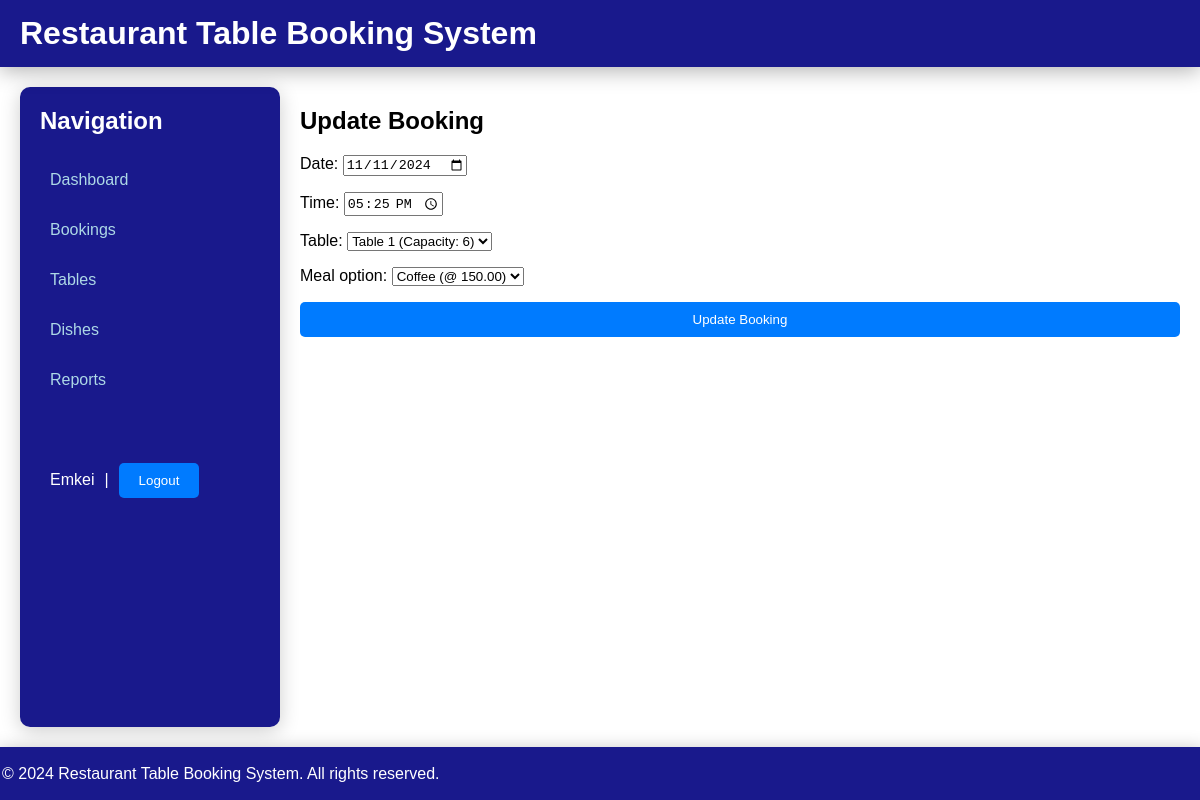
Screenshot of /booking/75/update/ (signed in) with the database file from the repository.
### booking/models.py (models this page shows, shortened)
class Booking(models.Model):
    user = models.ForeignKey(User, on_delete=models.CASCADE, null=True)
    date = models.DateField()
    time = models.TimeField()
    table = models.ForeignKey(Table, on_delete=models.CASCADE)
    meal_option = models.ForeignKey(Meal, on_delete=models.CASCADE, null=True)
    phone_number = models.CharField(max_length=15, null=True)

### booking/views.py (the view)
# urls.py: path('booking/<pk>/update/', views.BookingUpdateView, name='booking_update'),
def BookingUpdateView(request, pk):
    booking = get_object_or_404(Booking, pk=pk)
    if request.method == "POST":
        form = BookingForm(request.POST, instance=booking)
        if form.is_valid():
            form.save()
            return redirect("booking_list")
    else:
        form = BookingForm(instance=booking)
    context = {
        "title": "Update Booking",
        "form": form
    }
    return render(request, "book/booking_update.html", context)

### booking/forms.py (shortened to what this page needs)
class BookingForm(forms.ModelForm):
    class Meta:
        model = Booking
        fields = ('user', 'date', 'time', 'table', 'meal_option')
        widgets = {
            'date': forms.DateInput(attrs={'class': 'form-control', 'type': 'date'}),
            'time': forms.TimeInput(attrs={'class': 'form-control', 'type': 'time'}),
            'table': forms.Select(attrs={'class': 'form-control'}),
            'meal_option': forms.Select(attrs={'class': 'form-control'})
        }
    def __init__(self, *args, **kwargs):
        super().__init__(*args, **kwargs)
        self.fields['user'].widget = forms.HiddenInput()
        self.fields['user'].required = False
        self.fields['meal_option'].required = False

### booking/models.py (called while the page is built)
    def __str__(self):
        return f"{self.name} (@ {self.price})"

    def __str__(self):
        return f"Table {self.number} (Capacity: {self.capacity})"

### booking/templates/book/booking_update.html (shortened to what this page needs)
{% extends 'index.html' %}
{% block content %}
<section style='flex-basis:80%;'>
    <h1>Update Booking</h1>
    <form method="post">
        {{ form.as_p }}
        <button type="submit">Update Booking</button>
    </form>
{% endblock %}

### booking/templates/index.html (shortened to what this page needs)
{% load static %}
<!DOCTYPE html>
<html lang="en">
<head>
    <link rel="stylesheet" href="{% static 'css/style.css' %}" />
</head>
<body>
    <header id="header">
        <nav class="navbar">
            <h1 class="logo">Restaurant Table Booking System</h1>
        </nav>
    </header>
    <main id="main-content">
        {% if user.is_authenticated %}
            <aside class="side-nav">
                <h2>Navigation</h2>
                <ul>
                    <li><a href="{% url 'home' %}">Dashboard</a></li>
                    <li><a href="{% url 'booking_list' %}">Bookings</a></li>
                    <li><a href="{% url 'tables_list' %}">Tables</a></li>
                    <li><a href="{% url 'dishes_list' %}">Dishes</a></li>
                    <li><a href="{% url 'reports-view' %}">Reports</a></li>
                </ul>
                <br />
                <div class="user-info">
                    <li>{{ user.username }}</li>
                    |
                    <form class="form-btn" action="{% url 'logout' %}" method="post">
                        <button type="submit">Logout</button>
                    </form>
                </div>
            </aside>
            {% block content %}{% endblock %}
        {% else %}
            <form class="form-container">
                <p>Kindly Login in to Access this Page</p>
                <a class="btn" href="/accounts/login">Login Here</a>
            </form>
        {% endif %}
    </main>
    <footer id="footer" style='padding: 2px;'>
        <p>© 2024 Restaurant Table Booking System. All rights reserved.</p>
    </footer>
</body>
</html>

### booking/static/css/style.css (style rules this page uses)
body { font-family: Arial, sans-serif; margin: 0; padding: 0; }
header, footer { color: white; display: flex; align-items: center; justify-content: space-between; text-align: left; background-color: rgba(51, 51, 51, 0.8); box-shadow: 0 4px 20px rgba(0, 0, 0, 0.3); padding: 10px 20px; padding: 15px 20px; box-shadow: 0 4px 20px rgba(0, 0, 0, 0.3); position: sticky; top: 0; z-index: 1000; }
.side-nav { background-color: #333; width: 200px; padding: 15px; color: #fff; box-shadow: 2px 0 5px rgba(0, 0, 0, 0.3); }
.side-nav h2 { margin-bottom: 1.5rem; color: #fff; }
.side-nav ul { list-style-type: none; padding: 0; }
.side-nav li { margin-bottom: 10px; }
.side-nav a { color: #fff; text-decoration: none; display: block; padding: 10px; border-top: 2px solid transparent; transition: background-color 0.3s, border-color 0.3s; }
.side-nav .user-info { display: flex; align-items: baseline; margin-top: 20px; list-style: none; text-transform: capitalize; }
.side-nav .user-info li, .side-nav .user-info .form-btn { margin: 10px; }
main { display: flex; justify-content: space-between; height: 80vh; padding-top: 10px; padding-bottom: 15px; }
.form-btn { display: inline; }
h2 { margin-bottom: 1.5rem; color: #333; }
button { background-color: #007BFF; color: #fff; border: none; padding: 0.75rem 1.5rem; cursor: pointer; border-radius: 5px; width: 100%; }

### rows the page displays
Booking: date "11/11/2024", time "17:25:00", table "Table 1 (Capacity: 6)", meal_option "Coffee (@ 150.00)"

### other values shown
{{ user.username }} "Emkei"
